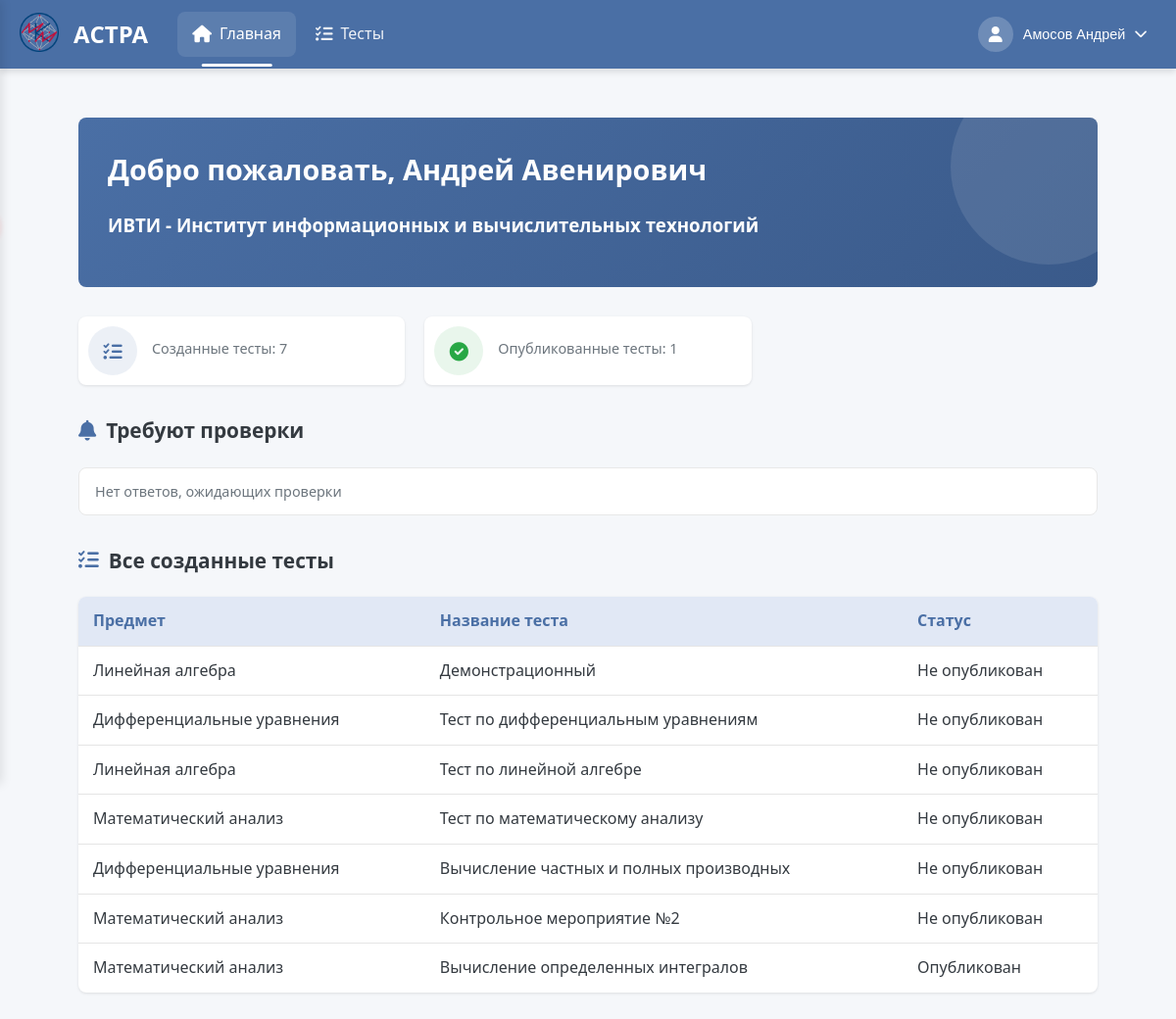
/personaInf/ (signed in), run on an earlier commit of the app's database.
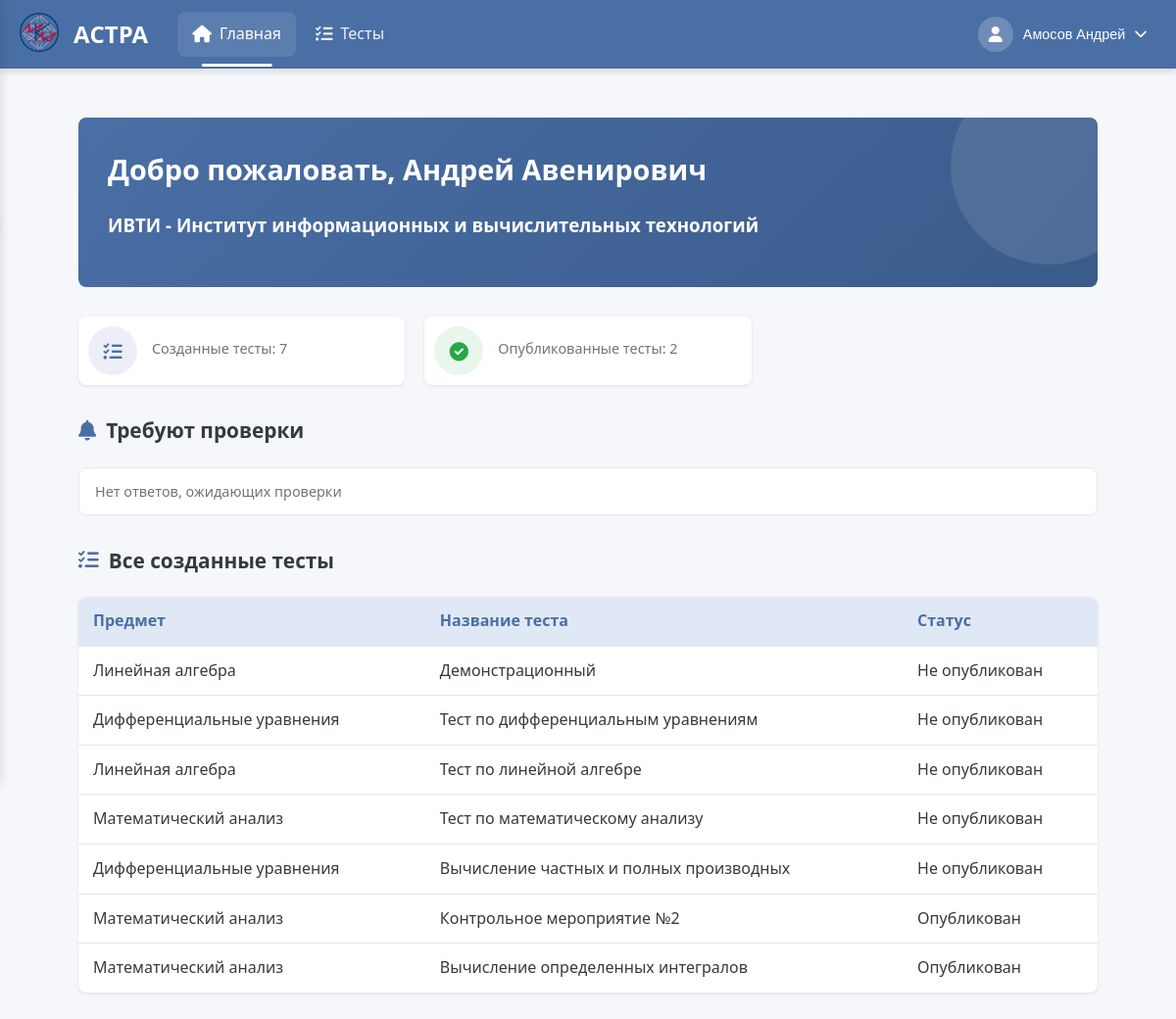
And on a later commit of the database.
### users/models.py (models this page shows)
class TeacherData(models.Model):
    first_name = models.CharField(max_length=50, blank=False)
    last_name = models.CharField(max_length=50, blank=False)
    middle_name = models.CharField(max_length=50)
    photo = models.ImageField(upload_to='user_photos/', blank=True, null=True)
    institute = models.ForeignKey(StudentInstitute, default=6, on_delete=models.PROTECT)
    data_map = models.OneToOneField(CustomUser, on_delete=models.CASCADE)

class StudentInstitute(models.Model):
    name = models.CharField(max_length=70, unique=True)
    def __str__(self):
        return self.name

### create_tests/models.py (models this page shows, shortened)
class AboutTest(models.Model):
    RESULT_DISPLAY_CHOICES = [
        ('only_score', 'Только баллы'),
        ('show_correct', 'Показывать правильные ответы'),
    ]
    objects = None
    name_tests = models.CharField(max_length=255, blank=False)  # Название теста
    creator = models.ForeignKey(TeacherData, on_delete=models.PROTECT, null=True, blank=True,
                                related_name='created_tests')  # Создатель теста
    time_to_solution = models.DurationField(default=timedelta(hours=1, minutes=30))
    name_slug_tests = models.SlugField(max_length=255, unique=True, db_index=True, verbose_name="URL")  # Слаг имени
    num_of_attempts = models.IntegerField(blank=True, default=1)  # Количество попыток для решения
    type_of_result = models.IntegerField(blank=True, default=1)  # Тип возвращаемого результата
    description = models.CharField(max_length=150, default="", blank=True)
    is_published = models.IntegerField(default=0)
    is_done = models.IntegerField(default=1)
    is_draft = models.BooleanField(default=False)
    draft_data = models.TextField(default='', blank=True)
    result_display_mode = models.CharField(max_length=20, choices=RESULT_DISPLAY_CHOICES, default='only_score')  # Режим отображения результатов
    subj = models.ForeignKey(Subjects,
                             on_delete=models.PROTECT,
                             default=1)
    grade_5_threshold = models.IntegerField(default=80, help_text="Минимальный процент для оценки 5")
    grade_4_threshold = models.IntegerField(default=60, help_text="Минимальный процент для оценки 4")
    grade_3_threshold = models.IntegerField(default=35, help_text="Минимальный процент для оценки 3")
    expressions = models.ManyToManyField(AboutExpressions)
    task_groups = models.ManyToManyField(TaskGroup, blank=True)  # Новые группы заданий

class Subjects(models.Model):
    name = models.CharField(max_length=100, unique=True, default="Другое")

### users/views.py (the view, shortened to what this page needs)
# urls.py: path('personaInf/', views.account_view2, name='account2'),
@login_required
@role_required(['teacher', 'admin'])
def account_view2(request):
    user = request.user
    context = {
        'current_user': user,
        'is_teacher': user.role == 'teacher',
    }
    try:
        teacher_data = user.teacherdata
    except TeacherData.DoesNotExist:
        teacher_data = None
    context['teacher_data'] = teacher_data
    if teacher_data:
        teacher_tests = AboutTest.objects.filter(creator=teacher_data).order_by('-id')
        created_tests_count = teacher_tests.count()
        published_tests_count = teacher_tests.filter(is_published=1).count()
        students_count = PublishedGroup.objects.filter(teacher_name=teacher_data)\
                                              .values('group_name').distinct().count()
        from create_tests.models import TypeAnswer as TA
        free_type = TA.objects.filter(type_code=5).first()
        pending_results = []
        if free_type:
            tests_with_free = AboutTest.objects.filter(
                creator=teacher_data,
            ).filter(
                Q(expressions__user_type=free_type) |
                Q(task_groups__variants__user_type=free_type)
            ).distinct()
        context.update({
            'teacher_tests': teacher_tests,
            'pending_results': pending_results,
            'pending_results_count': len(pending_results),
        })
        teacher_data.created_tests_count = created_tests_count
        teacher_data.published_tests_count = published_tests_count
        teacher_data.students_count = students_count
    return render(request, 'users/teacher_account.html', context)

### users/context_processors.py (called while the page is built)
def user_role(request):
    if request.user.is_authenticated:
        return {'user_role': request.user.role}
    return {}

### users/models.py (called while the page is built)
    def get_full_name(self):
        if self.role == 'student' and hasattr(self, 'studentdata'):
            return f"{self.studentdata.last_name} {self.studentdata.first_name}"
        elif self.role == 'teacher' and hasattr(self, 'teacherdata'):
            return f"{self.teacherdata.last_name} {self.teacherdata.first_name}"
        return self.email

    def get_photo_url(self):
        if self.role == 'student' and hasattr(self, 'studentdata') and self.studentdata.photo:
            return self.studentdata.photo.url
        elif self.role == 'teacher' and hasattr(self, 'teacherdata') and self.teacherdata.photo:
            return self.teacherdata.photo.url
        return None

### users/templates/users/teacher_account.html (shortened to what this page needs)
{% extends 'create_tests/header.html' %}
{% load static %}
{% block extra_css %}
    <link rel="stylesheet" href="{% static 'css/teacher_account.css' %}">
    <link rel="stylesheet" href="{% static 'libs/fontawesome/css/all.min.css' %}">
{% endblock %}
{% block content %}
    <div class="dashboard-container">
        <main class="main-content">
            <section class="welcome-section">
                <h1 class="welcome-title">Добро пожаловать, {{teacher_data.first_name}} {{teacher_data.middle_name}}</h1>
                <h3 class="second-inf">{{ teacher_data.institute }}</h3>
            </section>
<div class="stats-grid">
    <div class="stat-card">
        <a href="{% url 'create_tests:test_list' %}?filter=my&status=all" class="stat-card-link">
            <div class="stat-icon tests">
                <i class="fas fa-tasks"></i>
            </div>
            <div class="stat-info">
                <div class="stat-title">Созданные тесты: {{ teacher_data.created_tests_count }}</div>
            </div>
        </a>
    </div>
    <div class="stat-card">
        <a href="{% url 'create_tests:test_list' %}?filter=my&status=published" class="stat-card-link">
            <div class="stat-icon results">
                <i class="fas fa-check-circle"></i>
            </div>
            <div class="stat-info">
                <div class="stat-title">Опубликованные тесты: {{ teacher_data.published_tests_count }}</div>
            </div>
        </a>
    </div>
</div>
<section class="notifications-section">
    <h2 class="section-title">
        <i class="fas fa-bell"></i> Требуют проверки
    </h2>
    <div class="notifications-list">
        {% if pending_results %}
            {% for sr in pending_results %}
            <a href="{% url 'create_tests:test_results_detail' sr.test.name_slug_tests sr.student.id %}" class="notification-item">
                <div class="notification-icon">
                    <i class="fas fa-user-edit"></i>
                </div>
                <div class="notification-body">
                    <div class="notification-title">{{ sr.test.name_tests }}</div>
                    <div class="notification-meta">
                        {% with s=sr.student.studentdata %}
                            {{ s.last_name }} {{ s.first_name }} {{ s.middle_name }}
                        {% endwith %}
                    </div>
                </div>
                <div class="notification-arrow"><i class="fas fa-chevron-right"></i></div>
            </a>
            {% endfor %}
        {% else %}
            <div class="notification-empty">Нет ответов, ожидающих проверки</div>
        {% endif %}
    </div>
</section>
<section>
    <h2 class="section-title">
        <i class="fas fa-tasks"></i> Все созданные тесты
    </h2>
<table class="results-table">
    <thead>
        <tr>
            <th>Предмет</th>
            <th>Название теста</th>
            <th>Статус</th>
        </tr>
    </thead>
    <tbody>
    {% for test in teacher_tests %}
        <tr>
            <td>{{ test.subj.name }}</td>
            <td>{{ test.name_tests }}</td>
            <td>
                {% if test.is_published %}
                    Опубликован
                {% else %}
                    Не опубликован
                {% endif %}
            </td>
        </tr>
    {% empty %}
        <tr><td colspan="3">Тесты не найдены</td></tr>
    {% endfor %}
    </tbody>
</table>
</section>
        </main>
    </div>
{% endblock %}

What changed in the data, as far as the page shows it:
computed for TeacherData "Андрей": published_tests_count "1" → "2"
changed AboutTest "Контрольное мероприятие №2": is_published "Не опубликован" → "Опубликован"
